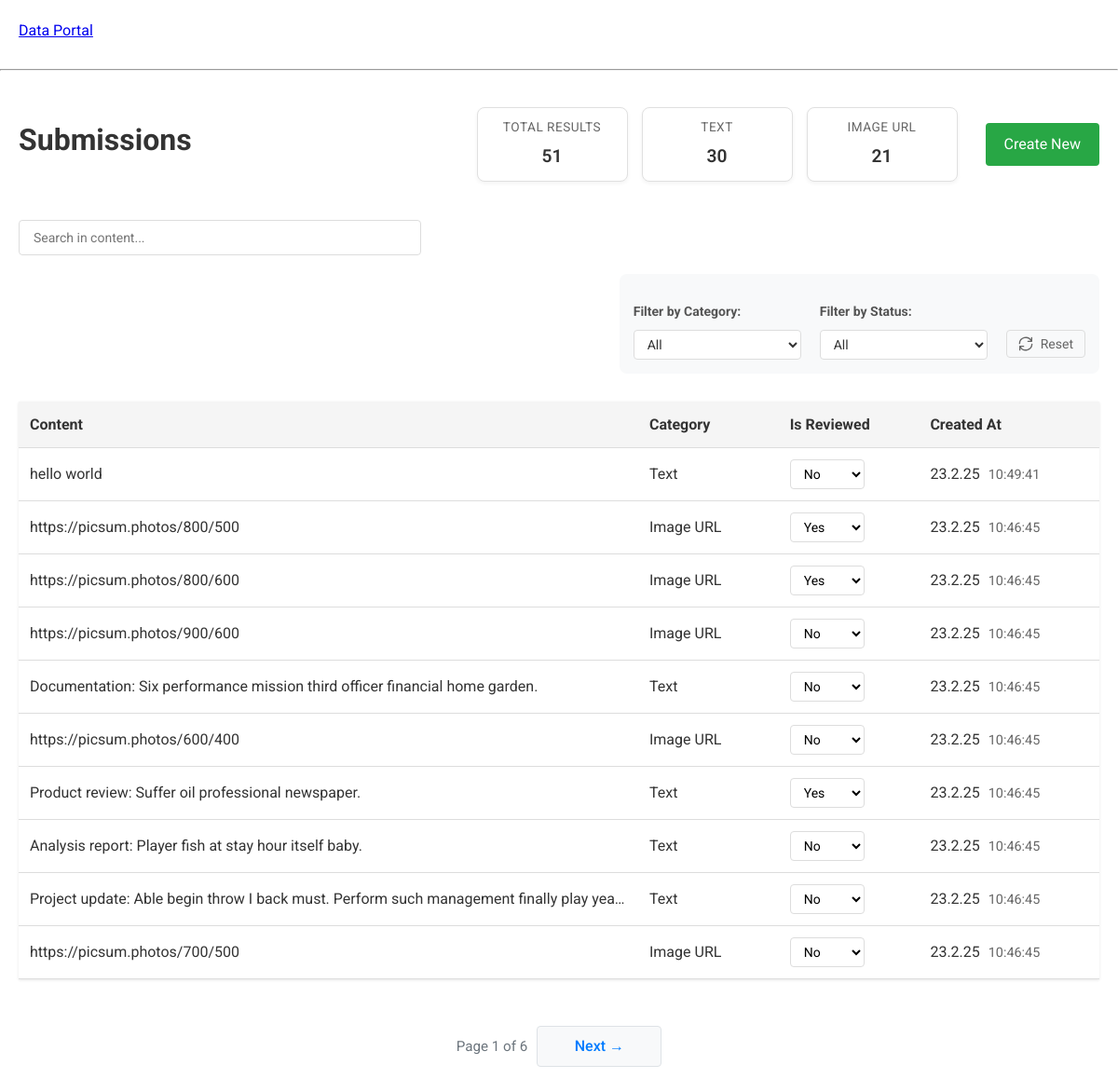
Before: / with the older database file.
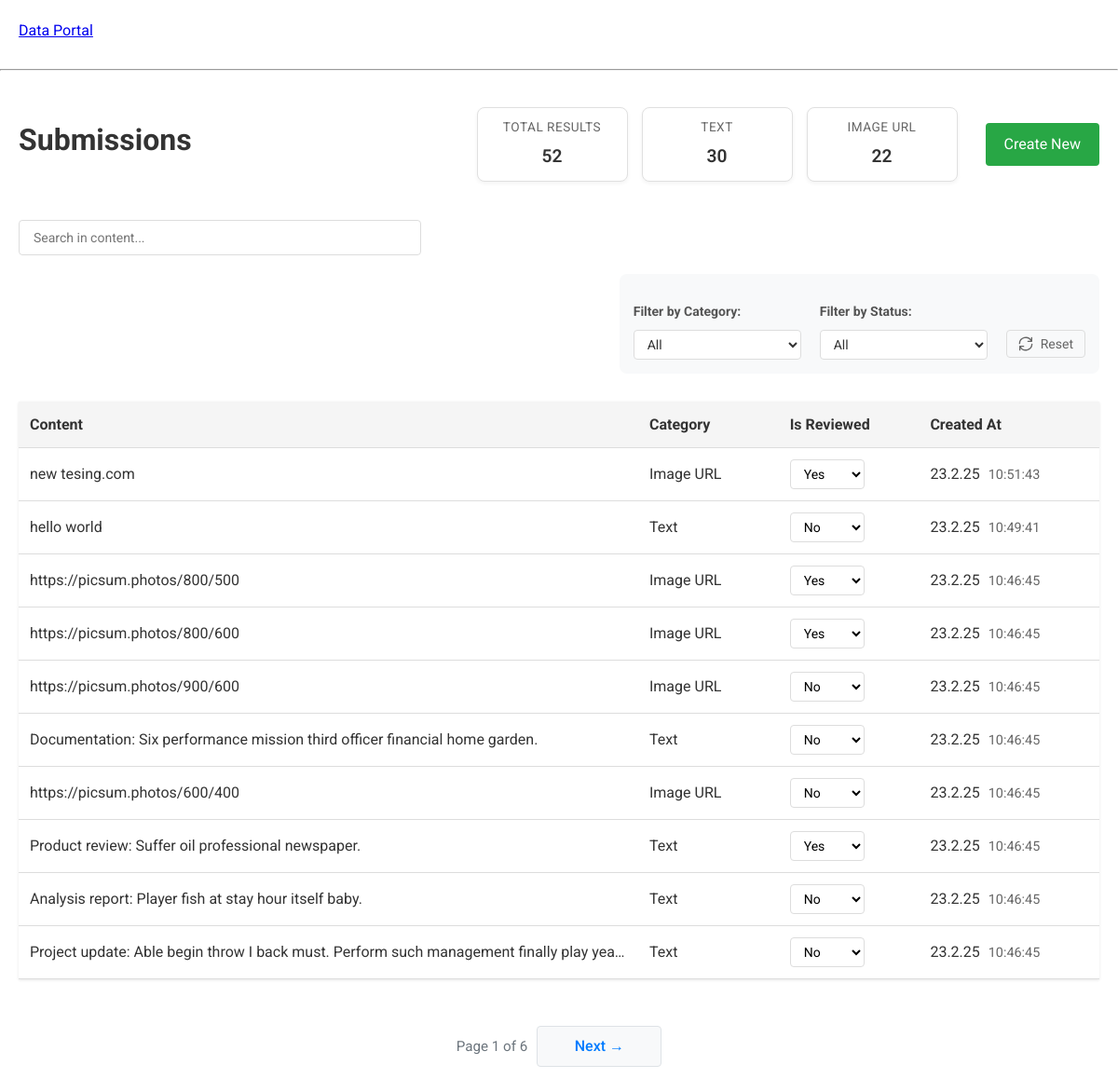
After: the same page with the newer database file.
### submissions/models.py (models this page shows, shortened)
class Submission(models.Model):
    CATEGORY_CHOICES = [
        ('TEXT', 'Text'),
        ('IMAGE_URL', 'Image URL'),
    ]
    content = models.CharField(max_length=200)
    category = models.CharField(
        max_length=20,
        choices=CATEGORY_CHOICES,
        default='TEXT'
    )
    is_reviewed = models.BooleanField(default=False)
    created_at = models.DateTimeField(auto_now_add=True)
    updated_at = models.DateTimeField(auto_now=True)
    class Meta:
        ordering = ['-created_at']

### submissions/views.py (the view)
# urls.py: 2. Add a URL to urlpatterns:  path('', views.home, name='home')
def home(request):
    try:
        category = request.GET.get('category', '')
        status = request.GET.get('status', '')
        search_query = request.GET.get('search', '')
        page = request.GET.get('page', '1')
        submissions = Submission.objects.all().order_by('-created_at')
        if search_query:
            submissions = submissions.filter(content__icontains=search_query)
        if category:
            submissions = submissions.filter(category=category)
        if status == 'reviewed':
            submissions = submissions.filter(is_reviewed=True)
        elif status == 'pending':
            submissions = submissions.filter(is_reviewed=False)
        text_count = submissions.filter(category='TEXT').count()
        image_count = submissions.filter(category='IMAGE_URL').count()
        total_count = text_count + image_count
        paginator = Paginator(submissions, 10)
        try:
            page_obj = paginator.page(page)
        except:
            page_obj = paginator.page(1)
        context = {
            'submissions': page_obj,
            'categories': Submission.CATEGORY_CHOICES,
            'selected_category': category,
            'selected_status': status,
            'search_query': search_query,
            'total_count': total_count,
            'text_count': text_count,
            'image_count': image_count,
        }
        if request.headers.get('HX-Request'):
            return render(request, 'submissions/partials/content_section.html', context)
        return render(request, 'submissions/home.html', context)
    except Exception as e:
        messages.error(request, f"An error occurred: {str(e)}")
        context = {
            'submissions': [],
            'categories': Submission.CATEGORY_CHOICES,
            'selected_category': '',
            'selected_status': '',
            'total_count': 0,
            'text_count': 0,
            'image_count': 0,
        }
        if request.headers.get('HX-Request'):
            return render(request, 'submissions/partials/content_section.html', context)
        return render(request, 'submissions/home.html', context)

### submissions/templates/submissions/home.html (shortened to what this page needs)
{% extends 'main.html' %}
{% block content %}
<div class="container">
    <div class="header-section">
        <h1>Submissions</h1>
        <div class="header-right">
            <div class="stats-container">
                <div class="stat-box">
                    <span class="stat-label">Total Results</span>
                    <span class="stat-value">{{ total_count }}</span>
                </div>
                <div class="stat-box">
                    <span class="stat-label">Text</span>
                    <span class="stat-value">{{ text_count }}</span>
                </div>
                <div class="stat-box">
                    <span class="stat-label">Image URL</span>
                    <span class="stat-value">{{ image_count }}</span>
                </div>
            </div>
            <a href="{% url 'create_submission' %}" class="create-btn">Create New</a>
        </div>
    </div>
    <div class="search-section">
        <div class="search-container">
            <input type="text"
                   id="search-input"
                   name="search"
                   placeholder="Search in content..."
                   value="{{ search_query }}"
                   class="search-input"
                   hx-get="{% url 'home' %}"
                   hx-trigger="keyup changed delay:500ms"
                   hx-target="#content-section"
                   hx-include="[name='category'],[name='status']"
                   hx-push-url="true">
        </div>
    </div>
    <div class="filters">
        <div class="filters-container">
            <div class="filter-group">
                <h3>Filter by Category:</h3>
                <select hx-get="{% url 'home' %}"
                        hx-target="#content-section"
                        hx-trigger="change"
                        class="filter-select"
                        name="category"
                        hx-include="[name='status'],[name='search']">
                    <option value="" {% if not selected_category %}selected{% endif %}>All</option>
                </select>
            </div>
            <div class="filter-group">
                <h3>Filter by Status:</h3>
                <select hx-get="{% url 'home' %}"
                        hx-target="#content-section"
                        hx-trigger="change"
                        class="filter-select"
                        name="status"
                        hx-include="[name='category'],[name='search']">
                    <option value="" {% if not selected_status %}selected{% endif %}>All</option>
                </select>
            </div>
            <div class="filter-group">
                <h3>&nbsp;</h3>
                <button class="refresh-btn"
                        hx-get="{% url 'home' %}"
                        hx-target="#content-section"
                        title="Reset filters">
                    <svg xmlns="http://www.w3.org/2000/svg" width="16" height="16" viewBox="0 0 24 24" fill="none" stroke="currentColor" stroke-width="2" stroke-linecap="round" stroke-linejoin="round">
                        <path d="M21.5 2v6h-6M2.5 22v-6h6M2 11.5a10 10 0 0 1 18.8-4.3M22 12.5a10 10 0 0 1-18.8 4.3"/>
                    </svg>
                    <span>Reset</span>
                </button>
            </div>
        </div>
    </div>
    <div id="content-section">
        {% include 'submissions/partials/content_section.html' %}
    </div>
</div>
{% endblock %}

### templates/main.html (shortened to what this page needs)
<!DOCTYPE html>
<html lang="en">
<head>
</head>
<body>
    {% include 'nav-bar.html' %}
    {% block content %}
    {% endblock %}
</body>
</html>

### templates/nav-bar.html
<nav class="navbar navbar-expand-lg navbar-light bg-light">
    <div class="container">
        <a class="navbar-brand" href="/">Data Portal</a>
    </div>
    <hr>
</nav>

### submissions/templates/submissions/partials/content_section.html (shortened to what this page needs)
<table id="submission-table" class="submission-table">
    <thead>
        <tr>
            <th>Content</th>
            <th>Category</th>
            <th>Is Reviewed</th>
            <th>Created At</th>
        </tr>
    </thead>
    <tbody>
        {% include 'submissions/partials/submission_list.html' %}
    </tbody>
</table>
{% if submissions.paginator.num_pages > 1 %}
    <div class="pagination">
    <span class="page-info">Page {{ submissions.number }} of {{ submissions.paginator.num_pages }}</span>
    {% if submissions.has_next %}
        <a hx-get="{% url 'home' %}?page={{ submissions.next_page_number }}"
           hx-target="#content-section"
           class="page-btn next-btn">Next &rarr;</a>
    {% endif %}
</div>
{% endif %}

### submissions/templates/submissions/partials/submission_list.html
{% for submission in submissions %}
    <tr>
        <td>{{ submission.content }}</td>
        <td>{{ submission.get_category_display }}</td>
        <td hx-target="this" hx-swap="innerHTML">
            {% include 'submissions/partials/status_cell.html' %}
        </td>
        <td>
            <span class="created-date">{{ submission.created_at|date:"j.n.y" }}</span>
            <span class="created-time">{{ submission.created_at|time:"H:i:s" }}</span>
        </td>
    </tr>
{% empty %}
    <tr>
        <td colspan="4" class="no-data">No submissions found.</td>
    </tr>
{% endfor %}

### submissions/templates/submissions/partials/status_cell.html
<select class="status-select"
        hx-post="{% url 'update_status' submission.id %}"
        hx-trigger="change"
        hx-headers='{"X-CSRFToken": "{{ csrf_token }}"}'
        name="status">
    <option value="true" {% if submission.is_reviewed %}selected{% endif %}>Yes</option>
    <option value="false" {% if not submission.is_reviewed %}selected{% endif %}>No</option>
</select>

### templates/main.html (style rules this page uses)
* { font-family: 'Roboto', sans-serif; }
body { margin: 0; padding: 0; font-family: 'Roboto', sans-serif; line-height: 1.6; color: #333; }

### submissions/templates/submissions/partials/content_section.html (style rules this page uses)
.pagination { display: flex; justify-content: center; align-items: center; gap: 20px; margin-top: 30px; padding: 20px 0; }
.page-btn { padding: 8px 16px; background-color: #f8f9fa; border: 1px solid #dee2e6; border-radius: 4px; color: #007bff; text-decoration: none; transition: all 0.2s ease; font-weight: 500; }
.page-info { color: #6c757d; font-size: 0.95em; }
.prev-btn, .next-btn { min-width: 100px; text-align: center; }

### submissions/templates/submissions/home.html (style rules this page uses)
.container { padding: 20px; max-width: 1200px; margin: 0 auto; }
h1 { color: #333; margin-bottom: 30px; }
.filters { margin-bottom: 30px; background-color: #f8f9fa; padding: 15px; border-radius: 8px; width: fit-content; margin-left: auto; }
.filters-container { display: flex; gap: 20px; align-items: flex-start; }
.filter-group { flex: 0 1 auto; margin-bottom: 0; }
.filter-group h3 { margin-bottom: 8px; color: #555; font-size: 14px; }
.filter-select { padding: 6px 10px; border: 1px solid #ddd; border-radius: 4px; background-color: white; font-size: 14px; color: #333; width: 180px; cursor: pointer; transition: all 0.2s ease; }
.submission-table { width: 100%; border-collapse: collapse; margin: 20px 0; font-size: 16px; box-shadow: 0 1px 3px rgba(0,0,0,0.1); table-layout: fixed; }
.submission-table th, .submission-table td { padding: 12px; text-align: left; border-bottom: 1px solid #ddd; overflow: hidden; text-overflow: ellipsis; white-space: nowrap; }
.submission-table th:nth-child(1), .submission-table td:nth-child(1) { width: 60%; }
.submission-table th:nth-child(2), .submission-table td:nth-child(2) { width: 12%; }
.submission-table th:nth-child(3), .submission-table td:nth-child(3) { width: 12%; }
.submission-table th:nth-child(4), .submission-table td:nth-child(4) { width: 16%; }
.submission-table th { background-color: #f5f5f5; font-weight: bold; color: #333; }
.header-section { display: flex; justify-content: space-between; align-items: center; margin-bottom: 30px; }
.create-btn { background-color: #28a745; color: white; padding: 10px 20px; border-radius: 4px; text-decoration: none; transition: background-color 0.3s ease; }
.status-select { padding: 6px 10px; border: 1px solid #ddd; border-radius: 4px; background-color: white; cursor: pointer; font-size: 14px; min-width: 80px; }
.created-date { display: inline-block; margin-right: 5px; }
.created-time { color: #666; font-size: 0.9em; }
.header-right { display: flex; align-items: center; gap: 30px; }
.stats-container { display: flex; gap: 15px; }
.stat-box { background: white; border: 1px solid #e0e0e0; border-radius: 8px; padding: 10px 20px; display: flex; flex-direction: column; align-items: center; min-width: 120px; box-shadow: 0 2px 4px rgba(0,0,0,0.05); }
.stat-label { font-size: 0.85em; color: #666; margin-bottom: 5px; text-transform: uppercase; letter-spacing: 0.5px; }
.stat-value { font-size: 1.2em; font-weight: 600; color: #333; }
.pagination { display: flex; justify-content: center; align-items: center; gap: 10px; margin-top: 30px; padding: 20px 0; }
.search-section { margin-bottom: 20px; }
.search-container { position: relative; max-width: 400px; }
.search-input { width: 100%; padding: 10px 15px; border: 1px solid #ddd; border-radius: 4px; font-size: 14px; transition: all 0.3s ease; }
.refresh-btn { display: flex; align-items: center; gap: 8px; padding: 6px 12px; background-color: #f8f9fa; border: 1px solid #ddd; border-radius: 4px; color: #666; cursor: pointer; font-size: 14px; transition: all 0.2s ease; }
.refresh-btn svg { transition: transform 0.3s ease; }
.submission-table td { position: relative; }

Changed rows visible on the page:
no longer on this page (row unchanged): Submission: content "https://picsum.photos/700/500", category "Image URL", status "No", created_at "23.2.25", created_at "10:46:45"
added Submission: content "new tesing.com", category "Image URL", status "Yes", created_at "23.2.25", created_at "10:51:43"
Other visible differences:
{{ total_count }}: "51" → "52"
{{ image_count }}: "21" → "22"
